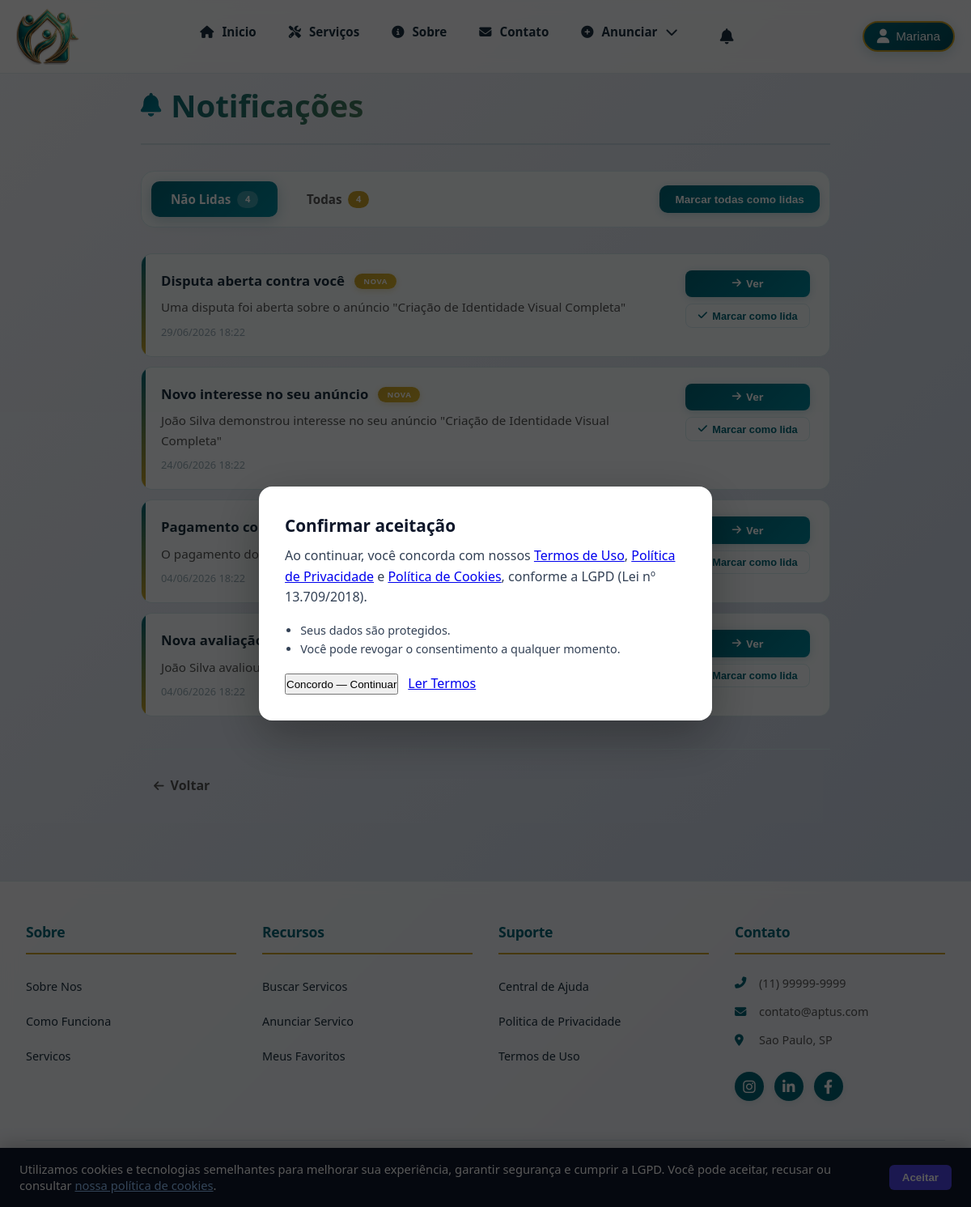
The app's page /notificacoes (signed in) with its own data.
### tables this page shows
CREATE TABLE notificacao (
    id_notificacao INT PRIMARY KEY AUTO_INCREMENT,
    id_usuario INT NOT NULL,
    id_interesse INT NULL,
    tipo VARCHAR(50) NOT NULL,
    titulo VARCHAR(150) NOT NULL,
    mensagem TEXT,
    lida BOOLEAN DEFAULT FALSE,
    tabela_origem VARCHAR(50),
    registro_id INT,
    data_criacao TIMESTAMP DEFAULT CURRENT_TIMESTAMP,
    data_leitura TIMESTAMP NULL,
    FOREIGN KEY (id_usuario) REFERENCES usuario(id_usuario),
    FOREIGN KEY (id_interesse) REFERENCES interesse(id_interesse)
);

### app/Controllers/NotificacaoController.php (called while the page is built, shortened)
<?php
require_once __DIR__ . '/../Models/Notificacao.php';
class NotificacaoController
{
    private $notificacao;
    public function __construct()
    {
        $this->notificacao = new Notificacao();
    }
    public function index()
    {
        $usuarioId = $_SESSION['usuario']['id'];
        $naoLidas = $this->notificacao->getNaoLidas($usuarioId);
        $todas = $this->notificacao->getTodas($usuarioId);
        require '../app/Views/notificacoes/index.php';
    }
}

### app/Core/Router.php (called while the page is built, shortened)
<?php
class Router
{
    private $routes = [
        'GET'  => [],
        'POST' => [],
    ];
    private static $routeCache = [];
    public function get($uri, $action, $roles = [])
    {
        $this->routes['GET'][$uri] = [
            'action' => $action,
            'roles'  => $roles,
        ];
    }
    public function post($uri, $action, $roles = [])
    {
        $this->routes['POST'][$uri] = [
            'action' => $action,
            'roles'  => $roles,
        ];
    }
    public function dispatch($requestUri)
    {
        $path = parse_url($requestUri, PHP_URL_PATH);
        $basePath = '/Aptus';
        $path = str_replace($basePath, '', $path);
        $method = $_SERVER['REQUEST_METHOD'];
        $cacheKey = $method . ':' . $path;
        if (isset(self::$routeCache[$cacheKey])) {
            $route  = self::$routeCache[$cacheKey];
            $params = [];
        } else {
            $route  = $this->routes[$method][$path] ?? null;
            $params = [];
            if ($route) {
                self::$routeCache[$cacheKey] = $route;
            }
        }
        $action = $route['action'];
        [$controller, $methodName] = explode('@', $action);
        $controllerInstance = new $controller();
        $controllerInstance->$methodName(...$params);
    }
}

### public/index.php (called while the page is built, shortened)
<?php
require_once __DIR__ . '/../app/Config/config.php';
require_once __DIR__ . '/../app/Config/database.php';
require_once __DIR__ . '/../app/Core/Router.php';
$router = new Router();
$router->dispatch($_SERVER['REQUEST_URI']);

### app/Config/config.php (called while the page is built, shortened)
<?php
class Config
{
    private static $config = [];
    public static function get($key, $default = null)
    {
        return self::$config[$key] ?? $default;
    }
}

### app/Config/database.php (called while the page is built, shortened)
<?php
require_once __DIR__ . '/config.php';
class Database
{
    private static $connection = null;
    public static function getConnection()
    {
        if (self::$connection === null) {
            $host   = Config::get('DB_HOST') ?: '127.0.0.1';
            $port   = Config::get('DB_PORT') ?: '3306';
            $dbname = Config::get('DB_NAME') ?: 'Aptus';
            $user   = Config::get('DB_USER') ?: 'root';
            $pass   = Config::get('DB_PASS') ?: '';
            try {
                self::$connection = new PDO(
                    "mysql:host={$host};port={$port};dbname={$dbname};charset=utf8mb4",
                    $user,
                    $pass,
                    [
                        PDO::ATTR_ERRMODE            => PDO::ERRMODE_EXCEPTION,
                        PDO::ATTR_DEFAULT_FETCH_MODE => PDO::FETCH_ASSOC,
                        PDO::ATTR_EMULATE_PREPARES   => false,
                        PDO::MYSQL_ATTR_INIT_COMMAND => "SET NAMES utf8mb4 COLLATE utf8mb4_unicode_ci",
                        PDO::ATTR_TIMEOUT            => 5,
                    ]
                );
            } catch (PDOException $e) {
                error_log('Falha de conexão MySQL: ' . $e->getMessage());
                throw new RuntimeException(
                    'Serviço temporariamente indisponível. Tente novamente em instantes.',
                    0,
                    $e
                );
            }
        }
        return self::$connection;
    }
}

### app/Models/Notificacao.php (called while the page is built, shortened)
<?php
require_once __DIR__ . '/../Config/database.php';
class Notificacao
{
    private $conn;
    public function __construct()
    {
        $this->conn = Database::getConnection();
    }
    public function getNaoLidas($usuarioId)
    {
        $sql = "SELECT * FROM notificacao
                WHERE id_usuario = ? AND lida = FALSE
                ORDER BY data_criacao DESC";
        $stmt = $this->conn->prepare($sql);
        $stmt->execute([$usuarioId]);
        return $stmt->fetchAll(PDO::FETCH_ASSOC);
    }
    public function getTodas($usuarioId, $limit = null, $offset = 0)
    {
        $sql = "SELECT * FROM notificacao
                WHERE id_usuario = ?
                ORDER BY data_criacao DESC";
        if ($limit) {
            $sql .= " LIMIT ? OFFSET ?";
            $stmt = $this->conn->prepare($sql);
            $stmt->execute([$usuarioId, $limit, $offset]);
        } else {
            $stmt = $this->conn->prepare($sql);
            $stmt->execute([$usuarioId]);
        }
        return $stmt->fetchAll(PDO::FETCH_ASSOC);
    }
}

### app/Views/notificacoes/index.php (the view, shortened to what this page needs)
<?php
require_once __DIR__ . '/../layouts/header.php';
require_once __DIR__ . '/../layouts/nav.php';
$naoLidas = $naoLidas ?? [];
$todas    = $todas    ?? [];
$mostrarTodas = isset($_GET['todas']) && $_GET['todas'] == '1';
$notificacoes = $mostrarTodas ? $todas : $naoLidas;
function urlNotificacao(array $n): string
{
    $tabela = $n['tabela_origem'] ?? '';
    $regId  = (int) ($n['registro_id'] ?? 0);
    switch ($tabela) {
        case 'interesse':
            return $regId ? '/Aptus/interesses/detalhes/' . $regId : '/Aptus/interesses/ativos';
        case 'disputa':
            return $regId ? '/Aptus/disputas/detalhes/' . $regId : '/Aptus/interesses/ativos';
        case 'avaliacao':
            return '/Aptus/interesses/ativos';
        case 'confirmacao_pagamento':
            return '/Aptus/pagamentos';
    }
}
?>
<div class="notificacoes-container">
    <div class="notificacoes-header">
        <h1><i class="fas fa-bell"></i> Notificações</h1>
    </div>
    <div class="notificacoes-tabs">
        <a href="/Aptus/notificacoes" class="tab-btn <?= !$mostrarTodas ? 'active' : '' ?>">
            Não Lidas
            <?php if (count($naoLidas) > 0): ?>
                <span class="tab-badge"><?= count($naoLidas) ?></span>
            <?php endif; ?>
        </a>
        <a href="/Aptus/notificacoes?todas=1" class="tab-btn <?= $mostrarTodas ? 'active' : '' ?>">
            Todas
            <span class="tab-badge"><?= count($todas) ?></span>
        </a>
        <?php if (count($naoLidas) > 0): ?>
            <button class="btn-marcar-todas">Marcar todas como lidas</button>
        <?php endif; ?>
    </div>
    <?php if (empty($notificacoes)): ?>
        <div class="notificacoes-empty">
            <i class="fas fa-inbox"></i>
            <p>Nenhuma notificação encontrada.</p>
        </div>
    <?php else: ?>
        <div class="notificacoes-list">
            <?php foreach ($notificacoes as $notif): ?>
                <?php $linkDestino = urlNotificacao($notif); ?>
                <div class="notificacao-item <?= $notif['lida'] ? 'lida' : 'nao-lida' ?>">
                    <div class="notificacao-content">
                        <div class="notificacao-titulo">
                            <?= htmlspecialchars($notif['titulo']) ?>
                            <?php if (!$notif['lida']): ?>
                                <span class="notificacao-badge">NOVA</span>
                            <?php endif; ?>
                        </div>
                        <p class="notificacao-mensagem">
                            <?= htmlspecialchars($notif['mensagem']) ?>
                        </p>
                        <small class="notificacao-data">
                            <?= date('d/m/Y H:i', strtotime($notif['data_criacao'])) ?>
                        </small>
                    </div>
                    <div class="notificacao-actions">
                        <?php if ($linkDestino !== ''): ?>
                            <a href="<?= htmlspecialchars($linkDestino) ?>" class="btn-ver">
                                <i class="fas fa-arrow-right"></i> Ver
                            </a>
                        <?php endif; ?>
                        <?php if (!$notif['lida']): ?>
                            <button class="btn-marcar-lida" data-id="<?= $notif['id_notificacao'] ?>">
                                <i class="fas fa-check"></i> Marcar como lida
                            </button>
                        <?php endif; ?>
                    </div>
                </div>
            <?php endforeach; ?>
        </div>
    <?php endif; ?>
    <div class="notificacoes-voltar">
        <a href="/Aptus/"><i class="fas fa-arrow-left"></i> Voltar</a>
    </div>
</div>
<?php require_once __DIR__ . '/../layouts/footer.php'; ?>

### public/css/variables.css (style rules this page uses)
:root { --cor-primaria: #006577; --cor-hover: #004d5c; --cor-secundaria: #8a6d1a; --cor-dourado: #8a6d1a; --cor-dourado-decorativo: #C9A227; --cor-sucesso: #10b981; --cor-sucesso-bg: #d1fae5; --cor-sucesso-text: #065f46; --cor-erro: #ef4444; --cor-erro-bg: #fee2e2; --cor-erro-text: #991b1b; --cor-aviso: #f59e0b; --cor-aviso-bg: #fef3c7; --cor-aviso-text: #92400e; --cor-info: #3b82f6; --cor-info-bg: #dbeafe; --cor-info-text: #1e40af; --cor-texto-principal: #1a2f3e; --cor-texto-secundario: #555555; --cor-texto-suave: #94a8b4; --cor-branco: #ffffff; --cor-fundo: #f8fafc; --cor-borda: #e2e8f0; --cor-sombra: rgba(0, 101, 119, 0.12); --font-padrao: 'Segoe UI', Tahoma, Geneva, Verdana, sans-serif; --altura-navbar: 70px; --transicao-padrao: all 0.3s cubic-bezier(0.4, 0, 0.2, 1); --z-navbar: 100; --z-dropdown: 200; --z-drawer: 300; --z-modal: 400; --z-banner: 500; }

### public/css/style.css (style rules this page uses)
body { font-family: 'Segoe UI', sans-serif; background: #f8fafc; color: #1a1a2e; margin: 0; }
html, body { width: 100%; max-width: 100%; overflow-x: hidden; }

### public/css/header.css (style rules this page uses)
:root { --cor-primaria: #006577; --cor-fundo: #e2fbff; --cor-dourado: #C9A227; --cor-branco: #ffffff; --cor-texto-principal: #1a1a1a; --cor-texto-secundario: #555555; --cor-sombra: rgba(0, 101, 119, 0.1); --cor-hover: #004d5c; --cor-borda: #b3e5fc; --transicao-padrao: all 0.4s cubic-bezier(0.4, 0, 0.2, 1); }

### public/css/nav.css (style rules this page uses)
:root { --cor-primaria: #006577; --cor-dourado: #C9A227; --cor-hover: #004d5c; --cor-branco: #ffffff; --cor-texto-principal: #1a1a1a; --cor-texto-secundario: #555555; --cor-sombra: rgba(0, 101, 119, 0.1); --transicao-padrao: all 0.4s cubic-bezier(0.4, 0, 0.2, 1); }

### public/css/footer.css (style rules this page uses)
:root { --cor-primaria: #006577; --cor-fundo: #e2fbff; --cor-dourado: #C9A227; --cor-branco: #ffffff; --cor-texto-principal: #1a1a1a; --cor-texto-secundario: #555555; --cor-sombra: rgba(0, 101, 119, 0.1); --cor-hover: #004d5c; --cor-borda: #b3e5fc; --transicao-padrao: all 0.4s cubic-bezier(0.4, 0, 0.2, 1); }

### public/css/responsive.css (style rules this page uses)
body, html { max-width: 100vw; overflow-x: hidden; box-sizing: border-box; }

### records on screen
notificacao: titulo "Disputa aberta contra você", lida "NOVA", mensagem "Uma disputa foi aberta sobre o anúncio \"Criação de Identidade Visual Completa\"", data_criacao "29/06/2026 18:22"
notificacao: titulo "Novo interesse no seu anúncio", lida "NOVA", mensagem "João Silva demonstrou interesse no seu anúncio \"Criação de Identidade Visual Completa\"", data_criacao "24/06/2026 18:22"
notificacao: titulo "Pagamento confirmado", mensagem "O pagamento do…", data_criacao "04/06/2026 18:22"
notificacao: titulo "Nova avaliação", mensagem "João Silva avaliou…", data_criacao "04/06/2026 18:22"

### other values on screen
explode(' ', $nomeUsuario)[0] "Mariana"
count($naoLidas) "4"
count($todas) "4"
